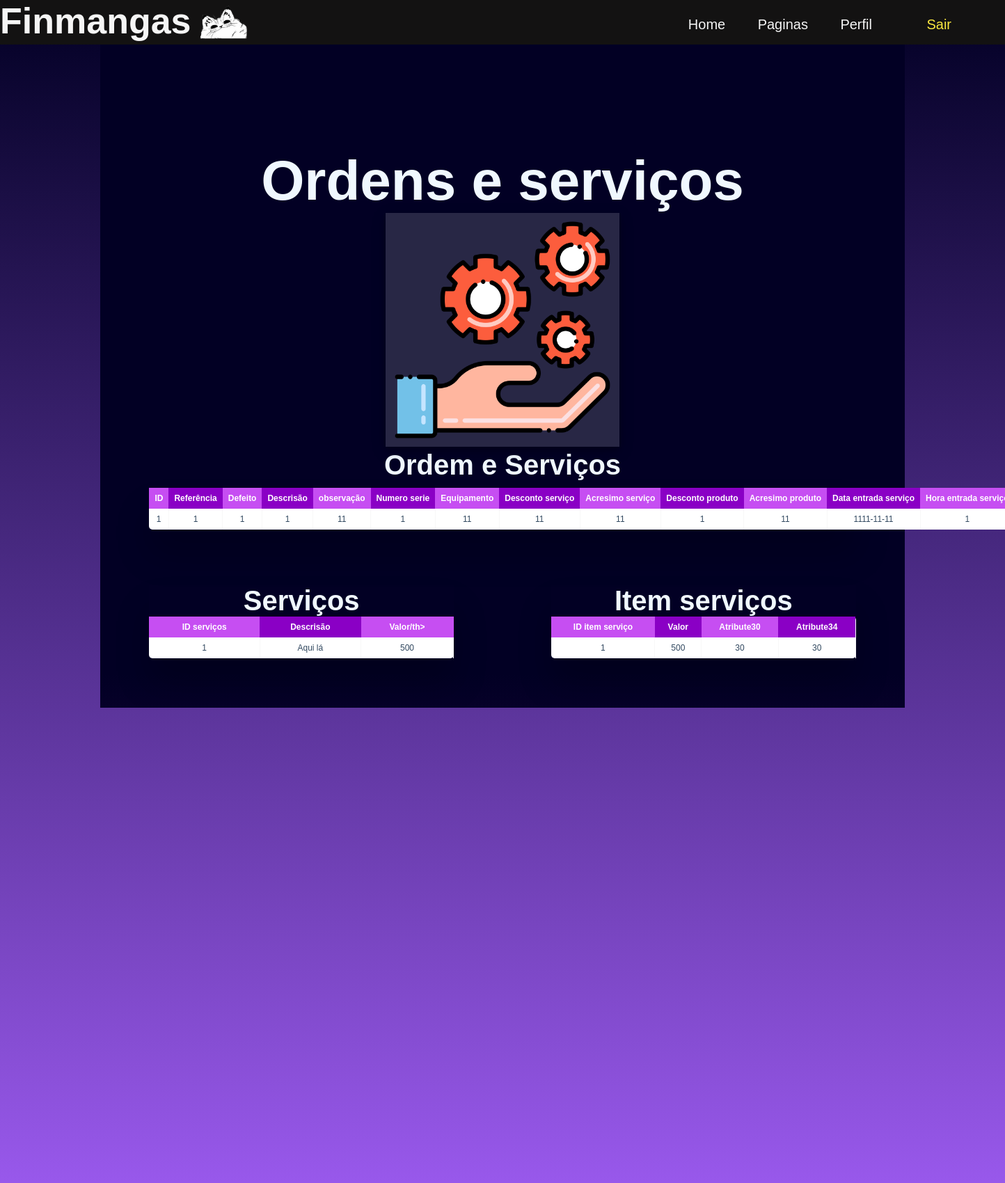
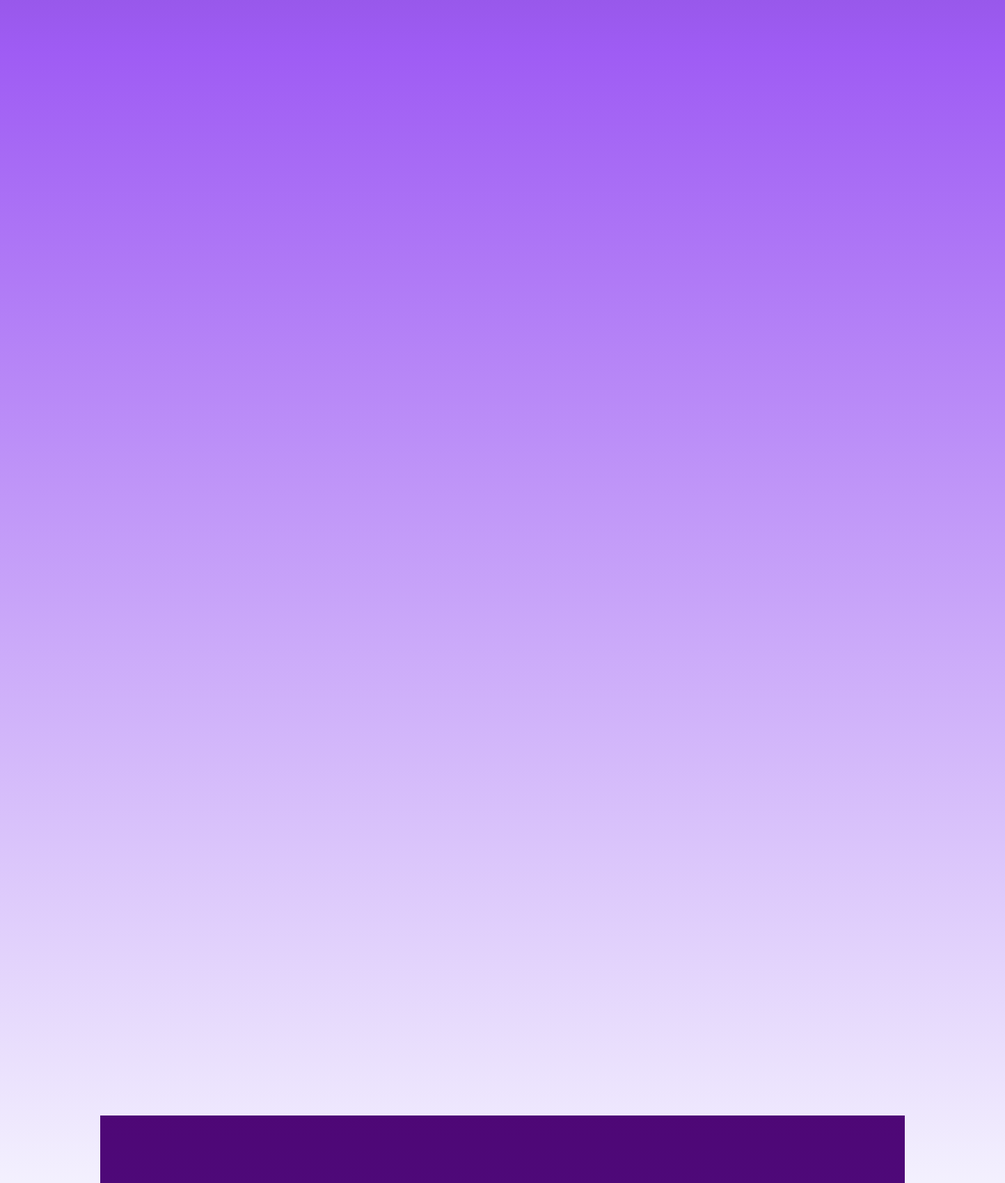
The page /site_para_usuarios/tabelas/ordem_servico.php (signed in, upper part) on the database its author committed (2 pictures, top to bottom).
### tables this page shows
CREATE TABLE `ordemservicodb` (
  `id_ordemservico` int(11) NOT NULL,
  `referencia` varchar(200) NOT NULL,
  `defeito` varchar(200) NOT NULL,
  `descrisao` varchar(200) NOT NULL,
  `observacao` varchar(200) NOT NULL,
  `numeroserie` varchar(200) NOT NULL,
  `equipamento` varchar(200) NOT NULL,
  `descontoservico` int(200) NOT NULL,
  `acresimoservico` int(200) NOT NULL,
  `descontoproduto` int(200) NOT NULL,
  `acresimoproduto` int(200) NOT NULL,
  `dataentradaservico` date NOT NULL,
  `horaentradaservico` varchar(50) NOT NULL
);

CREATE TABLE `servico` (
  `id_servico` int(11) NOT NULL,
  `descrisao` varchar(200) NOT NULL,
  `valor` int(11) NOT NULL
);

CREATE TABLE `itemservico` (
  `id_item_servico` int(11) NOT NULL,
  `valor` int(11) NOT NULL,
  `atribute30` int(11) NOT NULL,
  `atribute34` int(11) NOT NULL
);

### site_para_usuarios/tabelas/ordem_servico.php (the view, shortened to what this page needs)
<?php
    include_once('../../conexãoDB/config.php');
    $sql1 = "SELECT * FROM ordemservicodb ORDER BY id_ordemservico DESC";
    $arrayOrdemServicos = $conexao->query($sql1);
    include_once('../../conexãoDB/config.php');
    $sql2 = "SELECT * FROM servico ORDER BY id_servico DESC";
    $arrayListServicos = $conexao->query($sql2);
    include_once('../../conexãoDB/config.php');
    $sql3 = "SELECT * FROM itemservico ORDER BY id_item_servico DESC";
    $arrayListServicoItem = $conexao->query($sql3);
?>
<!DOCTYPE html>
<html lang="en">
<head>
    <link rel="stylesheet" type="text/css" href="../../styles/stylespaginacadastros.css">
</head>
<body>
    <header>
        <nav>
            <a href="/site_para_usuarios/home.php">
                <h1>Finmangas</h1>
            </a>
            <a href="/site_para_usuarios/home.php"><img src="/imgs/logo1.png" alt="logo"></a>
            <ul class="nav-list">
                <li><a href="/site_para_usuarios/home.php">Home</a></li>
                <li><a href="/site_para_usuarios/paginas.php">Paginas</a></li>
                <li><a href="/site_para_usuarios/perfil.php">Perfil</a></li>
                <?php
                    if(empty($_session['usuario'])){
                        echo'<li><a href="../../conexãoDB/sair.php" class="login">Sair</a></li>';
                    } else{
                        echo'<li><a href="/index.php" class="login">Login</a></li>';
                    }
                ?>
            </ul>
        </nav>
    </header>
    <main>
        <section>
            <h1>Ordens e serviços</h1>
            <img src="/imgs/icons/servico_icon.png">
            <h1 style="font-size: 40px; text-align: center;">Ordem e Serviços</h1>
            <div class="table-wrapper">
                <table class="fl-table ">
                    <thead>
                        <tr>
                            <th>ID</th>
                            <th>Referência</th>
                            <th>Defeito</th>
                            <th>Descrisão</th>
                            <th>observação</th>
                            <th>Numero serie</th>
                            <th>Equipamento</th>
                            <th>Desconto serviço</th>
                            <th>Acresimo serviço</th>
                            <th>Desconto produto</th>
                            <th>Acresimo produto</th>
                            <th>Data entrada serviço</th>
                            <th>Hora entrada serviço</th>
                        </tr>
                    </thead>
                    <tbody>
                        <?php
                            while($user_data1 = mysqli_fetch_assoc($arrayOrdemServicos)){
                                echo"<tr>";
                                echo"<td>".$user_data1['id_ordemservico']."</td>";
                                echo"<td>".$user_data1['referencia']."</td>";
                                echo"<td>".$user_data1['defeito']."</td>";
                                echo"<td>".$user_data1['descrisao']."</td>";
                                echo"<td>".$user_data1['observacao']."</td>";
                                echo"<td>".$user_data1['numeroserie']."</td>";
                                echo"<td>".$user_data1['equipamento']."</td>";
                                echo"<td>".$user_data1['descontoservico']."</td>";
                                echo"<td>".$user_data1['acresimoservico']."</td>";
                                echo"<td>".$user_data1['descontoproduto']."</td>";
                                echo"<td>".$user_data1['acresimoproduto']."</td>";
                                echo"<td>".$user_data1['dataentradaservico']."</td>";
                                echo"<td>".$user_data1['horaentradaservico']."</td>";
                                echo"</tr>";
                            };
                        ?>
                </table>
            </div>
            <div style="display: grid; grid-template-columns: 1fr 1fr;">
                <div class="table-wrapper">
                    <h1 style="font-size: 40px; text-align: center; color: aliceblue;">Serviços</h1>
                    <table class="fl-table ">
                        <thead>
                            <tr>
                                <th>ID serviços</th>
                                <th>Descrisão</th>
                                <th>Valor/th>
                            </tr>
                        </thead>
                        <tbody>
                            <?php
                            while($arrayListServicosData = mysqli_fetch_assoc($arrayListServicos)){
                                echo"<tr>";
                                echo"<td>".$arrayListServicosData['id_servico']."</td>";
                                echo"<td>".$arrayListServicosData['descrisao']."</td>";
                                echo"<td>".$arrayListServicosData['valor']."</td>";
                                echo"</tr>";
                            };
                        ?>
                    </table>
                </div>
                <div class="table-wrapper">
                    <h1 style="font-size: 40px; text-align: center; color:aliceblue;">Item serviços</h1>
                    <table class="fl-table ">
                        <thead>
                            <tr>
                                <th>ID item serviço</th>
                                <th>Valor</th>
                                <th>Atribute30</th>
                                <th>Atribute34</th>
                            </tr>
                        </thead>
                        <tbody>
                            <?php
                            while($arrayListServicoItemData = mysqli_fetch_assoc($arrayListServicoItem)){
                                echo"<tr>";
                                echo"<td>".$arrayListServicoItemData['id_item_servico']."</td>";
                                echo"<td>".$arrayListServicoItemData['valor']."</td>";
                                echo"<td>".$arrayListServicoItemData['atribute30']."</td>";
                                echo"<td>".$arrayListServicoItemData['atribute34']."</td>";
                                echo"</tr>";
                            };
                        ?>
                    </table>
                </div>
            </div>
        </section>
    </main>
</body>

### styles/stylespaginacadastros.css (style rules this page uses)
* { padding: 0px; margin: 0px; text-decoration: none; list-style: none; }
body { background: linear-gradient( 180deg, rgba(2, 0, 36, 1) 0%, rgba(159, 92, 244, 1) 50%, rgb(251, 254, 255) 100% ); background-size: 100%; background-attachment: fixed; color: aliceblue; font-family: 'Work Sans', sans-serif; overflow-x: hidden; }
header { width: 100%; margin: 0 auto; background-color: rgb(19, 18, 18); position: sticky; height: 8vh; }
header::after { content: ''; display: table; clear: both; }
nav a { color: whitesmoke; }
nav img { float: left; width: 10vh; transition: 450ms; }
nav h1 { float: left; font-size: 6.5vh; position: relative; transition: ease-in 450ms; cursor: pointer; }
nav h1::before { content: ''; display: block; height: 5px; width: 100%; bottom: 0px; padding-left: 90px; background: currentColor; position: absolute; transform: scaleX(0); transform-origin: right; transition: transform 450ms ease-in; }
nav ul { float: right; margin-right: 5vh; }
nav ul li { margin-right: 4vh; display: inline-block; padding-top: 3vh; }
nav ul a { color: whitesmoke; position: relative; font-size: 20px; padding: 5px; }
nav ul a:before { content: ''; display: block; top: -33px; height: 14px; width: 100%; background: currentColor; position: absolute; transform: scaleX(0); transform-origin: right; transition: transform 450ms ease-in-out; }
.login { margin-left: 2rem; color: rgb(248, 230, 63); }
section { text-align: center; width: 80%; margin: 0 auto; background: rgb(2, 0, 36); background: linear-gradient( 180deg, rgba(2, 0, 36, 1) 27%, rgba(71, 8, 114, 1) 55%, rgba(78, 0, 106, 1) 82%, rgba(78, 9, 121, 1) 100% ); padding-top: 150px; height: 400vh; }
section h1 { font-size: 10vh; }
section img { width: 40vh; position: relative; transition: 400ms; padding: 1vh; background-color: rgba(255, 255, 255, 0.151); box-shadow: 0 4px 8px 0 rgba(0, 0, 0, 0.2), 0 6px 20px 0 rgba(0, 0, 0, 0.19); }
.table-wrapper { margin: 10px 70px 70px; box-shadow: 0px 35px 50px rgba(0, 0, 0, 0.2); color: #324960; }
.fl-table { border-radius: 5px; font-size: 12px; font-weight: normal; border: none; border-collapse: collapse; width: 100%; max-width: 100%; white-space: nowrap; background-color: white; }
.fl-table td, .fl-table th { text-align: center; padding: 8px; }
.fl-table td { border-right: 1px solid #f8f8f8; font-size: 12px; }
.fl-table thead th { color: #ffffff; background: rgb(138, 0, 197); }
.fl-table thead th:nth-child(odd) { color: #ffffff; background: rgb(198, 78, 242); }

### rows shown on the page
ordemservicodb: id_ordemservico "1", referencia "1", defeito "1", descrisao "1", observacao "11", numeroserie "1", equipamento "11", descontoservico "11", acresimoservico "11", descontoproduto "1", acresimoproduto "11", dataentradaservico "1111-11-11", horaentradaservico "1"
servico: id_servico "1", descrisao "Aqui lá", valor "500"
itemservico: id_item_servico "1", valor "500", atribute30 "30", atribute34 "30"
